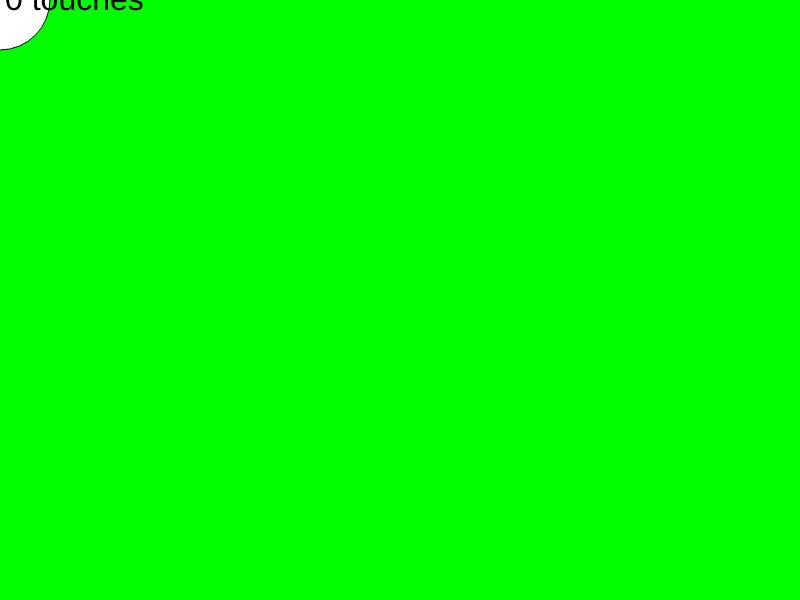
Frame 1 (no input)
Frame 60 (no input): identical to frame 1, image omitted
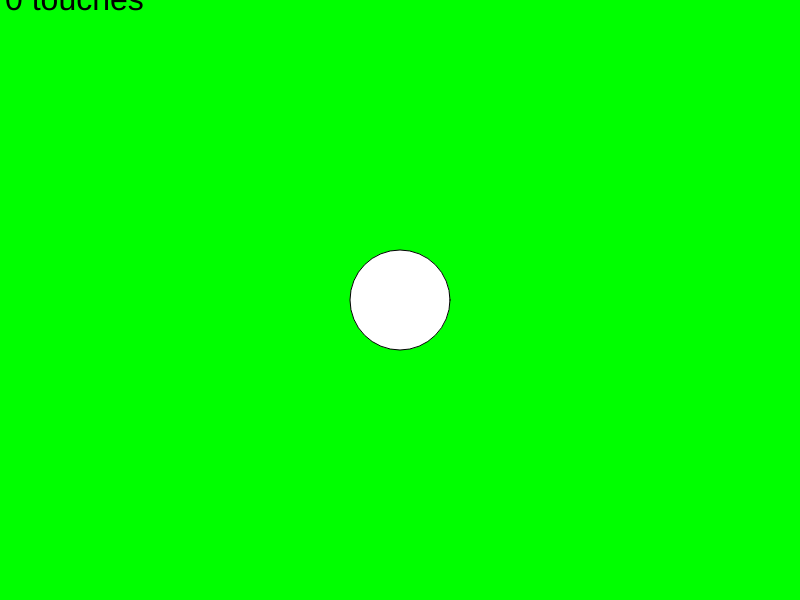
Frame 120 (the mouse pressed at the canvas centre since frame 60)

The p5.js sketch that drew these frames (run headless with seeded random() and noise() and a simulated clock; from frame 60 on, the mouse is pressed at the canvas centre):

// p5.js sketch
// ── sketch.js
function setup() {
  createCanvas(displayWidth, displayHeight);
}

function draw() {
  clear();
  background(0,255,0);
  circle(mouseX,mouseY,100)
  let display = touches.length + ' touches';
  textSize(32);
  text(display, 5, 10);
  console.log(touches);
}
